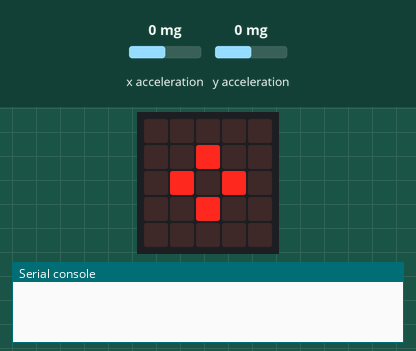
The program below on a simulated BBC micro:bit running MicroPython. Parts: the board's 5×5 LED display, the last lines printed to the serial console. Inputs (shaded band) come from the test bench; at power-on: x acceleration 0 mg, y acceleration 0 mg. No radio messages arrive unless stated (any console line starting 'radio sent:' is added by the test bench); the 48×5 strip is a reading aid, not a part: it shows the text the display is scrolling, unrolled, one strip-width of it at a time.

Above: at 4.9 s.
5.0 s: x acceleration set to -1440 mg
At 6.2 s:
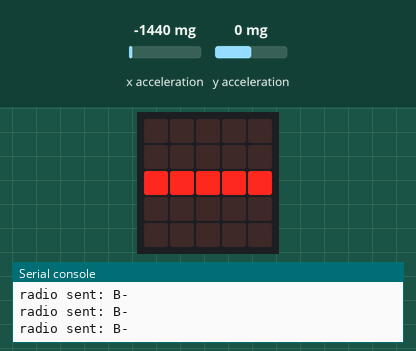
6.5 s: x acceleration set to 750 mg
At 7.5 s:
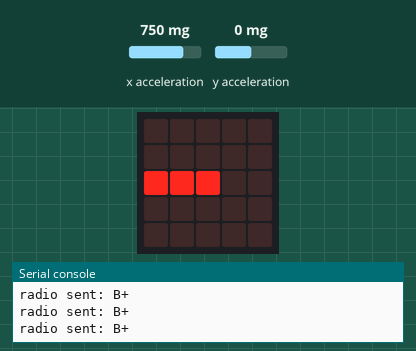
8.0 s: y acceleration set to -1440 mg
At 8.7 s:
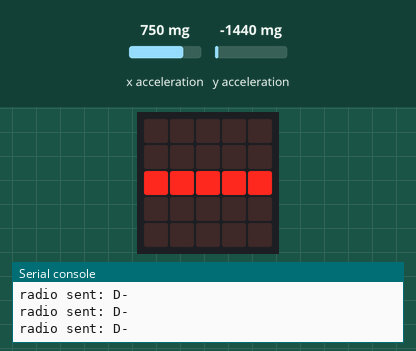
9.5 s: y acceleration set to -750 mg
At 10.7 s:
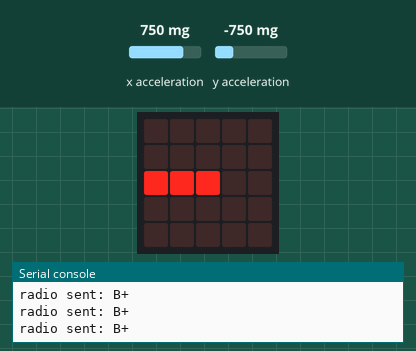
11.0 s: y acceleration set to 1440 mg
At 11.8 s:
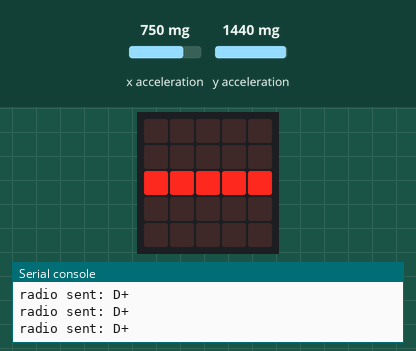
12.6 s: y acceleration set to 1052 mg
14.1 s: y acceleration set to 979 mg
At 14.8 s:
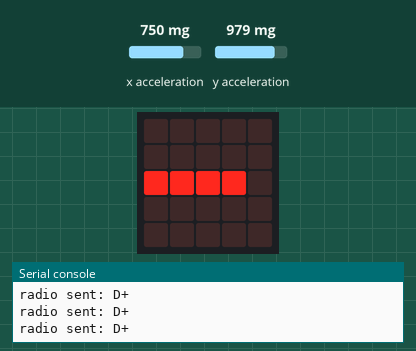
Timing chart, 0 to 16.6 s (numbered marks = the images above; inputs shaded):
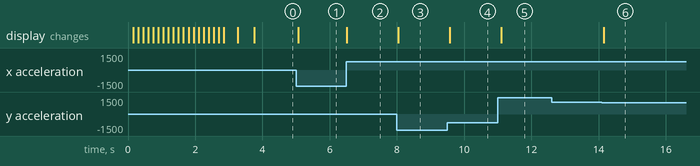

The program:

B_inclinacio_fina_ampliat.py
```python
# Solucionari Repte SA5-B · Comandament fi (AMPLIAT)
# AMPLIACIO 1: velocitat PROPORCIONAL: com mes inclines, mes ordres per segon.
# AMPLIACIO 2: CALIBRATGE en engegar: la postura de repos de la ma es el zero.
# AMPLIACIO 3: la pantalla mostra la intensitat (una barra d'1 a 5 LED).

from microbit import *
import radio

GRUP = 10
ZONA_MORTA = 250
MAXIM = 1000          # inclinacio a partir de la qual ja es va a tope

radio.on()
radio.config(group=GRUP)

# AMPLIACIO 2: 20 mesures en repos i en fem la mitjana
display.scroll("CAL")
sx = 0
sy = 0
for i in range(20):
    sx = sx + accelerometer.get_x()
    sy = sy + accelerometer.get_y()
    sleep(20)
zero_x = sx // 20
zero_y = sy // 20
display.show(Image.YES)
sleep(500)


def barra(n):
    # AMPLIACIO 3: n LED encesos a la fila del mig (1-5)
    display.clear()
    for col in range(n):
        display.set_pixel(col, 2, 9)


while True:
    x = accelerometer.get_x() - zero_x
    y = accelerometer.get_y() - zero_y
    gran = max(abs(x), abs(y))

    if gran <= ZONA_MORTA:
        display.show(Image.DIAMOND_SMALL)
        sleep(100)
        continue

    if abs(x) >= abs(y):
        ordre = "B+" if x > 0 else "B-"
    else:
        ordre = "D-" if y < 0 else "D+"
    radio.send(ordre)

    # AMPLIACIO 1: pausa de 400 ms (poca inclinacio) a 80 ms (molta)
    g = min(gran, MAXIM)
    pausa = 400 - (g - ZONA_MORTA) * 320 // (MAXIM - ZONA_MORTA)
    barra(1 + (g - ZONA_MORTA) * 4 // (MAXIM - ZONA_MORTA))
    sleep(pausa)
```

Measured:
- the behaviour switches between 1000 and 999 mg on y acceleration (found by bisection; images 5 and 6)
- after the input at 5.0 s, the display: changes after 0.07 s (image 1)
- after the input at 6.5 s, the display: changes at once (image 2)
- after the input at 8.0 s, the display: changes at once (image 3)
- after the input at 9.5 s, the display: changes after 0.07 s (image 4)
- after the input at 11.0 s, the display: first changes after 0.10 s (image 5 shows a later state)
- after the input at 14.1 s, the display: changes after 0.05 s (image 6)
